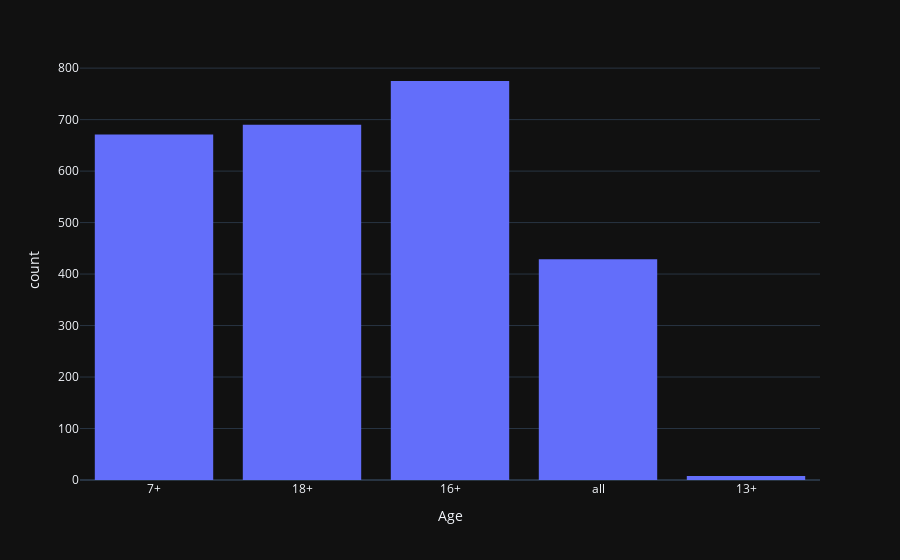

Notebook code for this chart:
### Code cell
fig = px.histogram(X_train, x = "Age")
fig.show()

### Figure 1 — Plotly figure (JSON) as saved in the notebook; plotly's stock layout.template omitted (floating-point values rounded to 4 significant figures; data arrays with more than 128 entries replaced by an {"elided": "..."} marker saying what was removed)
{"data": [{"alignmentgroup": "True", "bingroup": "x", "hovertemplate": "Age=%{x}<br>count=%{y}<extra></extra>", "legendgroup": "", "marker": {"color": "#636efa", "pattern": {"shape": ""}}, "name": "", "offsetgroup": "", "orientation": "v", "showlegend": false, "x": {"elided": "4294 str values"}, "xaxis": "x", "yaxis": "y", "type": "histogram"}], "layout": {"xaxis": {"anchor": "y", "domain": [0.0, 1.0], "title": {"text": "Age"}}, "yaxis": {"anchor": "x", "domain": [0.0, 1.0], "title": {"text": "count"}}, "legend": {"tracegroupgap": 0}, "margin": {"t": 60}, "barmode": "relative"}}
